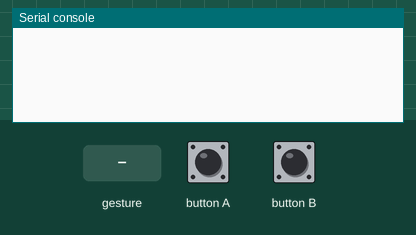
Bench run of a program on a simulated BBC micro:bit (MakeCode). On the bench: the last lines printed to the serial console. The inputs (shaded band) are chosen by the test bench. No radio messages arrive unless stated (any console line starting 'radio sent:' is added by the test bench); a tilt is held for 1.5 s and a shake lasts 1 s, then the board lies face up again.

Above: at 1.2 s.
1.3 s: button A pressed for 0.15 s
At 2.6 s:
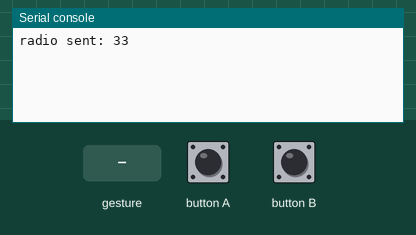
2.9 s: button B pressed for 0.15 s
At 3.8 s:
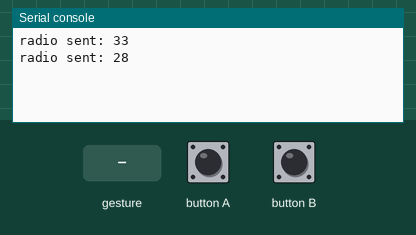
4.5 s: gesture 'tilt left'
At 5.6 s:
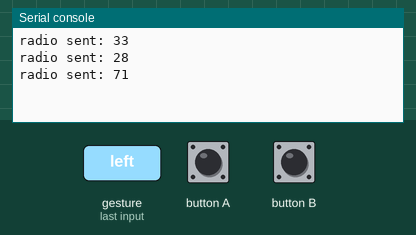
6.0 s: gesture 'tilt right'
At 6.7 s:
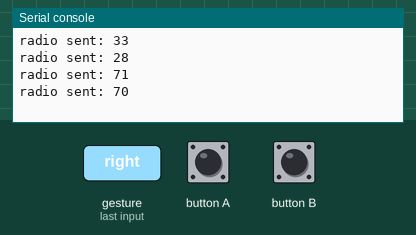
Timing chart, 0 to 8.5 s (numbered marks = the images above; inputs shaded):
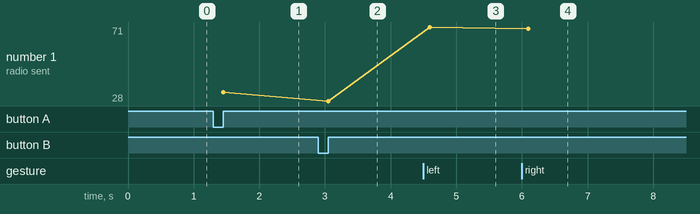

The program:

code_remote.py
```python
def on_button_pressed_a():
    radio.send_number(33)
input.on_button_pressed(Button.A, on_button_pressed_a)

def on_gesture_tilt_left():
    radio.send_number(71)
input.on_gesture(Gesture.TILT_LEFT, on_gesture_tilt_left)

def on_button_pressed_b():
    radio.send_number(28)
input.on_button_pressed(Button.B, on_button_pressed_b)

def on_gesture_tilt_right():
    radio.send_number(70)
input.on_gesture(Gesture.TILT_RIGHT, on_gesture_tilt_right)

radio.set_group(25)
```

Measured:
- after the input at 1.3 s, the serial console: prints a new line after 0.15 s (image 1)
- after the input at 2.9 s, the serial console: prints a new line after 0.15 s (image 2)
- after the input at 4.5 s, the serial console: prints a new line after 0.10 s (image 3)
- after the input at 6.0 s, the serial console: prints a new line after 0.10 s (image 4)
- plotted number 1: 33 → 28 after the input at 2.9 s, 28 → 71 after the input at 4.5 s, 71 → 70 after the input at 6.0 s
